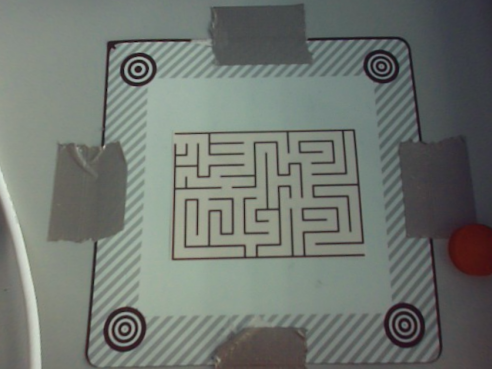
#> input picture NED2/img/real/maze1.png, 492 x 369 px
$ python detect-maze.py
#> lines starting #> are read from the running program, lines starting #| are printed output that depends on the picture; after the words box and inside, x2 and y2 are one past the last pixel; in counts of white or black regions, pixels touching at a corner belong together
# Load the image
image_path = '../../img/real/maze1.png'
import cv2
import numpy as np
import matplotlib.pyplot as plt

image = cv2.imread(image_path)
#> image is the input picture: shape (369, 492, 3); mean B, G, R 111.7, 117.8, 111.8

# Convert to grayscale
gray = cv2.cvtColor(image, cv2.COLOR_BGR2GRAY)

# Apply GaussianBlur to reduce noise and improve circle detection
blurred = cv2.GaussianBlur(gray, (9, 9), 3)
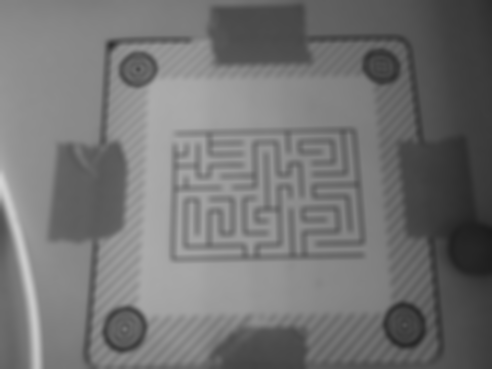
#> blurred: shape (369, 492); min 27, max 213, mean 115.3

# Use HoughCircles to detect circles
circles = cv2.HoughCircles(gray, cv2.HOUGH_GRADIENT, dp=1.2, minDist=100,
                           param1=50, param2=30, minRadius=10, maxRadius=20)
#> circles = [[137.4, 66.6, 19.24], [382.2, 64.2, 19.24], [126.6, 325.8, 13.96], [405, 327, 12.52]]

# Filter and draw detected circles based on position
circle_image = image.copy()
detected_circles = []
if circles is not None:
    circles = np.round(circles[0, :]).astype("int")
#> circles = [[137, 67, 19], [382, 64, 19], [127, 326, 14], [405, 327, 13]]
    for (x, y, r) in circles:
        # Filter out circles based on expected positions (four corners of the image)
        if (x < 150 and y < 150) or (x > 350 and y < 150) or (x < 150 and y > 250) or (x > 350 and y > 250):
            detected_circles.append((x, y, r))
            cv2.circle(circle_image, (x, y), r, (0, 255, 0), 4)
            cv2.rectangle(circle_image, (x - 5, y - 5), (x + 5, y + 5), (0, 128, 255), -1)
#> this loop made 4 passes
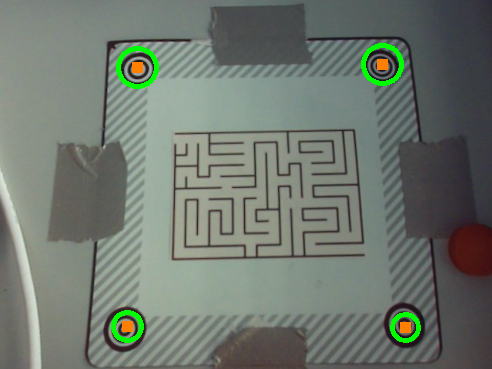
#> circle_image: shape (369, 492, 3); 1.38% of pixels changed, all inside (x1, y1, x2, y2) = (111, 43, 421, 343)
#> after the loop, detected_circles = [(137, 67, 19), (382, 64, 19), (127, 326, 14), (405, 327, 13)]
if len(detected_circles) == 4:
    x_coords = [x for (x, y, r) in detected_circles]
#> x_coords = [137, 382, 127, 405]
    y_coords = [y for (x, y, r) in detected_circles]
#> y_coords = [67, 64, 326, 327]

    # Get bounding box coordinates
    x_min = min(x_coords)
#> x_min = 127
    x_max = max(x_coords)
#> x_max = 405
    y_min = min(y_coords)
#> y_min = 64
    y_max = max(y_coords)
#> y_max = 327

    # Crop the image using the bounding box coordinates
    padding = -10  # Adjust this value to your needs

    # Crop the image using the bounding box coordinates and add padding
    cropped_image = image[y_min-padding:y_max+padding, x_min-padding:x_max+padding]
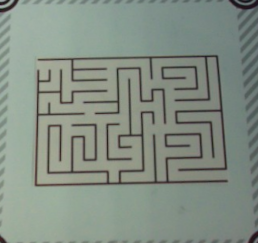
#> cropped_image: shape (243, 258, 3); mean B, G, R 131.9, 142.3, 131.8

    # Display the original image, image with detected circles, and the cropped image
    plt.figure(figsize=(15, 5))

    plt.subplot(1, 3, 1)
    plt.title('Original Image')
    plt.imshow(cv2.cvtColor(image, cv2.COLOR_BGR2RGB))

    plt.subplot(1, 3, 2)
    plt.title('Detected Circles')
    plt.imshow(cv2.cvtColor(circle_image, cv2.COLOR_BGR2RGB))

    plt.subplot(1, 3, 3)
    plt.title('Cropped Image')
    plt.imshow(cv2.cvtColor(cropped_image, cv2.COLOR_BGR2RGB))

    plt.show()
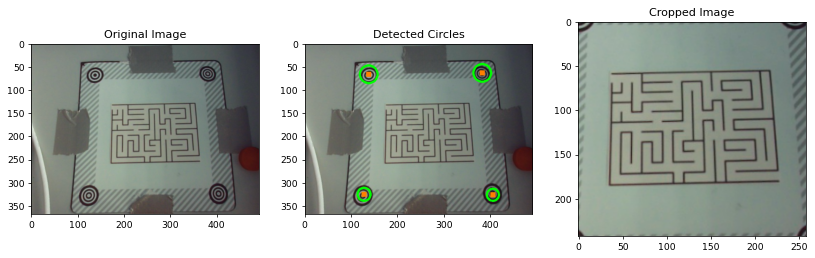
#> figure drawn by matplotlib, 3 panels
else:
    print("Exactly four circles were not detected. Please adjust the detection parameters.")

$ run again, with NED2/img/real/maze5.png copied over NED2/img/real/maze1.png
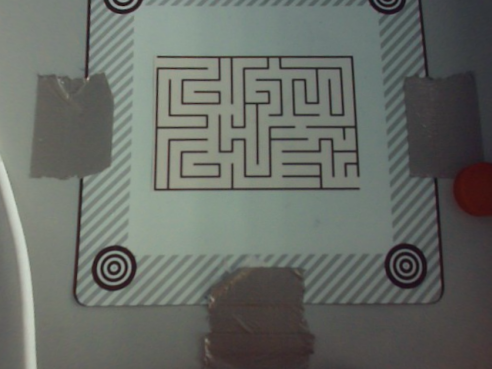
#> input picture NED2/img/real/maze5.png, 492 x 369 px
#> image is the input picture: shape (369, 492, 3); mean B, G, R 101.5, 107.3, 103.1
#> `blurred = cv2.GaussianBlur(gray, (9, 9), 3)`:
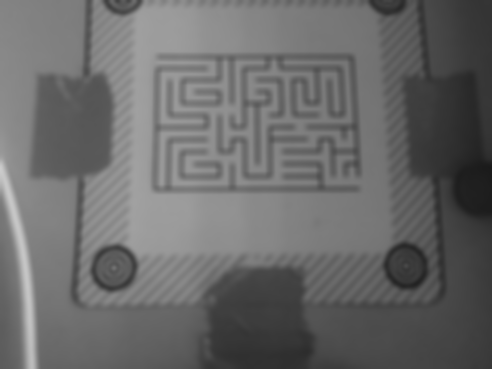
#> blurred: shape (369, 492); min 26, max 204, mean 105.4
#> `circles = cv2.HoughCircles(gray, cv2.HOUGH_GRADIENT, dp=1.2, minDist=1..`: circles = [[114.6, 268.2, 17.92], [403.8, 262.2, 13.96]]
#> `circles = np.round(circles[0, :]).astype("int")`: circles = [[115, 268, 18], [404, 262, 14]]
#> the loop `for (x, y, r) in circles:` made 2 passes
#> after the loop `for (x, y, r) in circles:`:
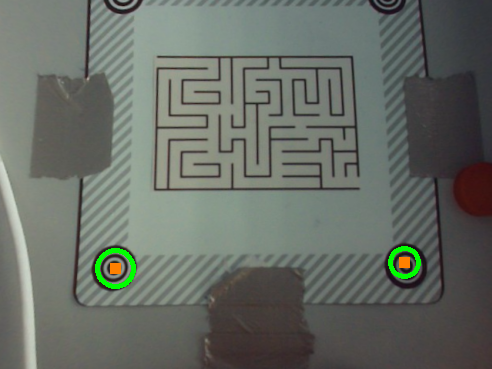
#> circle_image: shape (369, 492, 3); 0.69% of pixels changed, all inside (x1, y1, x2, y2) = (95, 246, 421, 289)
#> after the loop `for (x, y, r) in circles:`: detected_circles = [(115, 268, 18), (404, 262, 14)]
